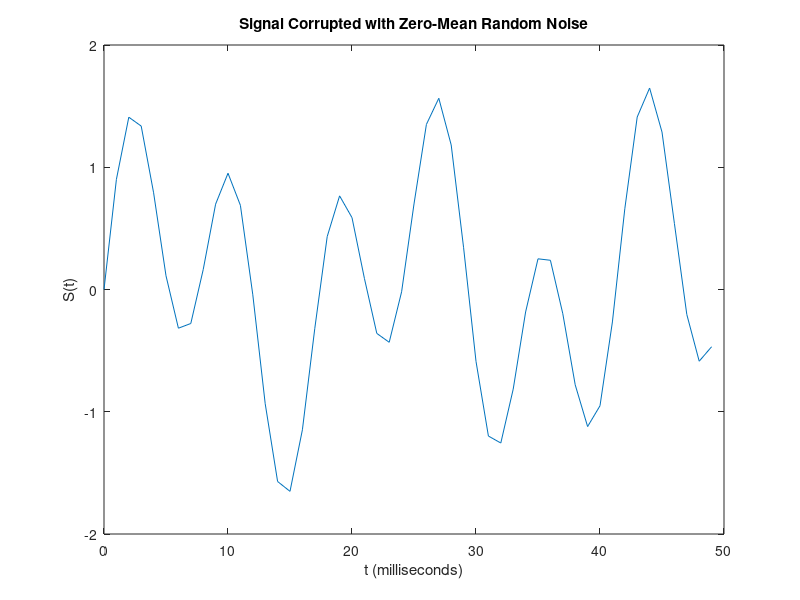

Source code (MATLAB):
Fs = 1000; %sampling frequency
T = 1/Fs; %sampling period
L = 1500; %length of signal
t = (0:L-1)*T; %time vector
S = 0.7*sin(2*pi*50*t) + sin(2*pi*120*t); %signal as a sum of two sinusoids
figure 
plot(Fs*t(1:50), S(1:50));
title('Signal Corrupted with Zero-Mean Random Noise')
xlabel('t (milliseconds)')
ylabel('S(t)')